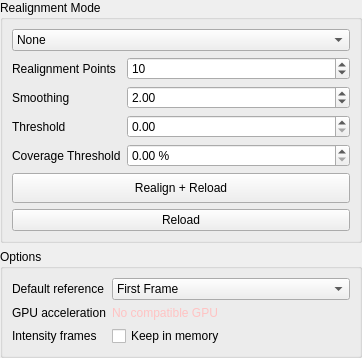
<?xml version="1.0" encoding="UTF-8"?>
<ui version="4.0">
 <class>RealignmentParametersWidget</class>
 <widget class="QWidget" name="RealignmentParametersWidget">
  <property name="geometry">
   <rect>
    <x>0</x>
    <y>0</y>
    <width>362</width>
    <height>350</height>
   </rect>
  </property>
  <property name="windowTitle">
   <string>RealignmentParametersWidget</string>
  </property>
  <layout class="QVBoxLayout" name="verticalLayout">
   <property name="leftMargin">
    <number>0</number>
   </property>
   <property name="topMargin">
    <number>0</number>
   </property>
   <property name="rightMargin">
    <number>0</number>
   </property>
   <property name="bottomMargin">
    <number>0</number>
   </property>
   <item>
    <widget class="QGroupBox" name="groupBox_2">
     <property name="minimumSize">
      <size>
       <width>0</width>
       <height>0</height>
      </size>
     </property>
     <property name="title">
      <string>Realignment Mode</string>
     </property>
     <property name="flat">
      <bool>true</bool>
     </property>
     <layout class="QVBoxLayout" name="verticalLayout_4">
      <property name="sizeConstraint">
       <enum>QLayout::SetDefaultConstraint</enum>
      </property>
      <item>
       <widget class="QComboBox" name="mode_combo">
        <property name="toolTip">
         <string>&lt;html&gt;&lt;head/&gt;&lt;body&gt;&lt;p&gt;Realignment algorithm to use&lt;/p&gt;&lt;/body&gt;&lt;/html&gt;</string>
        </property>
        <property name="currentText">
         <string>None</string>
        </property>
        <item>
         <property name="text">
          <string>None</string>
         </property>
        </item>
        <item>
         <property name="text">
          <string>Translation</string>
         </property>
        </item>
        <item>
         <property name="text">
          <string>Warp</string>
         </property>
        </item>
       </widget>
      </item>
      <item>
       <widget class="QStackedWidget" name="parameter_stackedwidget">
        <property name="sizePolicy">
         <sizepolicy hsizetype="Preferred" vsizetype="Preferred">
          <horstretch>0</horstretch>
          <verstretch>0</verstretch>
         </sizepolicy>
        </property>
        <property name="minimumSize">
         <size>
          <width>0</width>
          <height>0</height>
         </size>
        </property>
        <property name="maximumSize">
         <size>
          <width>16777215</width>
          <height>16777215</height>
         </size>
        </property>
        <property name="currentIndex">
         <number>2</number>
        </property>
        <widget class="QWidget" name="page_5"/>
        <widget class="QWidget" name="page_3">
         <layout class="QFormLayout" name="formLayout_2">
          <property name="leftMargin">
           <number>0</number>
          </property>
          <property name="topMargin">
           <number>0</number>
          </property>
          <property name="rightMargin">
           <number>0</number>
          </property>
          <property name="bottomMargin">
           <number>0</number>
          </property>
          <item row="0" column="1">
           <widget class="QComboBox" name="spatial_binning_combo">
            <property name="toolTip">
             <string>&lt;html&gt;&lt;head/&gt;&lt;body&gt;&lt;p&gt;Multiplier to spatially downsample the data.&lt;/p&gt;&lt;p&gt;Increasing this value can improve the realignment of noisy data.&lt;/p&gt;&lt;/body&gt;&lt;/html&gt;</string>
            </property>
            <property name="currentText">
             <string>1</string>
            </property>
            <item>
             <property name="text">
              <string>1</string>
             </property>
            </item>
            <item>
             <property name="text">
              <string>2</string>
             </property>
            </item>
            <item>
             <property name="text">
              <string>4</string>
             </property>
            </item>
            <item>
             <property name="text">
              <string>8</string>
             </property>
            </item>
           </widget>
          </item>
          <item row="0" column="0">
           <widget class="QLabel" name="label_3">
            <property name="text">
             <string>Spatial Binning</string>
            </property>
           </widget>
          </item>
          <item row="1" column="0">
           <widget class="QLabel" name="label_28">
            <property name="text">
             <string>Frame Binning</string>
            </property>
           </widget>
          </item>
          <item row="1" column="1">
           <widget class="QSpinBox" name="frame_binning_combo">
            <property name="toolTip">
             <string>&lt;html&gt;&lt;head/&gt;&lt;body&gt;&lt;p&gt;Multiplier to temporally bin frames.&lt;/p&gt;&lt;p&gt;Increasing this value can improve the realignment of noisy data when the movement is slow compared to the frame rate.&lt;/p&gt;&lt;/body&gt;&lt;/html&gt;</string>
            </property>
            <property name="minimum">
             <number>1</number>
            </property>
            <property name="maximum">
             <number>1000</number>
            </property>
           </widget>
          </item>
         </layout>
        </widget>
        <widget class="QWidget" name="page_4">
         <layout class="QFormLayout" name="formLayout_3">
          <property name="leftMargin">
           <number>0</number>
          </property>
          <property name="topMargin">
           <number>0</number>
          </property>
          <property name="rightMargin">
           <number>0</number>
          </property>
          <property name="bottomMargin">
           <number>0</number>
          </property>
          <item row="0" column="0">
           <widget class="QLabel" name="label_12">
            <property name="text">
             <string>Realignment Points</string>
            </property>
           </widget>
          </item>
          <item row="0" column="1">
           <widget class="QSpinBox" name="realignment_points_spin">
            <property name="toolTip">
             <string>&lt;html&gt;&lt;head/&gt;&lt;body&gt;&lt;p&gt;Number of displacement points, evenly spaced across the image, to fit to determine the motion during the frame. &lt;/p&gt;&lt;p&gt;Increase this value if the movement is fast relative to the frame.&lt;/p&gt;&lt;p&gt;Too many displacement points can result in an unstable realignment, particuarly if the images are sparse. &lt;/p&gt;&lt;/body&gt;&lt;/html&gt;</string>
            </property>
            <property name="minimum">
             <number>1</number>
            </property>
            <property name="maximum">
             <number>1000000</number>
            </property>
            <property name="value">
             <number>10</number>
            </property>
           </widget>
          </item>
          <item row="1" column="0">
           <widget class="QLabel" name="label_5">
            <property name="text">
             <string>Smoothing</string>
            </property>
           </widget>
          </item>
          <item row="1" column="1">
           <widget class="QDoubleSpinBox" name="smoothing_spin">
            <property name="toolTip">
             <string>&lt;html&gt;&lt;head/&gt;&lt;body&gt;&lt;p&gt;Width of Gaussian kernel to smooth data in x-direction. &lt;/p&gt;&lt;p&gt;Increasing this value can improve the realignment of noisy data, but will slightly reduce the overall precision of alignment. &lt;/p&gt;&lt;/body&gt;&lt;/html&gt;</string>
            </property>
            <property name="maximum">
             <double>10.000000000000000</double>
            </property>
            <property name="singleStep">
             <double>0.250000000000000</double>
            </property>
            <property name="value">
             <double>2.000000000000000</double>
            </property>
           </widget>
          </item>
          <item row="2" column="0">
           <widget class="QLabel" name="label_2">
            <property name="text">
             <string>Threshold</string>
            </property>
           </widget>
          </item>
          <item row="2" column="1">
           <widget class="QDoubleSpinBox" name="threshold_spin">
            <property name="toolTip">
             <string>&lt;html&gt;&lt;head/&gt;&lt;body&gt;&lt;p&gt;Reject frames where the correlation between the realigned frame and the reference frame is lower than this threshold. &lt;/p&gt;&lt;/body&gt;&lt;/html&gt;</string>
            </property>
            <property name="decimals">
             <number>2</number>
            </property>
            <property name="maximum">
             <double>1000000.000000000000000</double>
            </property>
           </widget>
          </item>
          <item row="3" column="0">
           <widget class="QLabel" name="label_6">
            <property name="text">
             <string>Coverage Threshold</string>
            </property>
           </widget>
          </item>
          <item row="3" column="1">
           <widget class="QDoubleSpinBox" name="coverage_threshold_spin">
            <property name="toolTip">
             <string>&lt;html&gt;&lt;head/&gt;&lt;body&gt;&lt;p&gt;Reject frames where the coverage of the realigned frame, i.e. the fraction of the frame remaining in the field of view, is below this threshold&lt;/p&gt;&lt;/body&gt;&lt;/html&gt;</string>
            </property>
            <property name="suffix">
             <string> %</string>
            </property>
            <property name="decimals">
             <number>2</number>
            </property>
            <property name="singleStep">
             <double>5.000000000000000</double>
            </property>
           </widget>
          </item>
         </layout>
        </widget>
       </widget>
      </item>
      <item>
       <widget class="QPushButton" name="realign_button">
        <property name="minimumSize">
         <size>
          <width>0</width>
          <height>30</height>
         </size>
        </property>
        <property name="toolTip">
         <string>&lt;html&gt;&lt;head/&gt;&lt;body&gt;&lt;p&gt;Reload the currently highlighted image using new realignment settings &lt;/p&gt;&lt;/body&gt;&lt;/html&gt;</string>
        </property>
        <property name="text">
         <string>Realign + Reload</string>
        </property>
        <property name="checkable">
         <bool>false</bool>
        </property>
        <property name="flat">
         <bool>false</bool>
        </property>
       </widget>
      </item>
      <item>
       <widget class="QPushButton" name="reload_button">
        <property name="toolTip">
         <string>&lt;html&gt;&lt;head/&gt;&lt;body&gt;&lt;p&gt;Reload the currently highlighted image using new realignment threshold values, but don't perform realignment.&lt;/p&gt;&lt;/body&gt;&lt;/html&gt;</string>
        </property>
        <property name="text">
         <string>Reload</string>
        </property>
       </widget>
      </item>
     </layout>
    </widget>
   </item>
   <item>
    <widget class="QGroupBox" name="groupBox_3">
     <property name="sizePolicy">
      <sizepolicy hsizetype="Preferred" vsizetype="Minimum">
       <horstretch>0</horstretch>
       <verstretch>0</verstretch>
      </sizepolicy>
     </property>
     <property name="minimumSize">
      <size>
       <width>0</width>
       <height>0</height>
      </size>
     </property>
     <property name="title">
      <string>Options</string>
     </property>
     <property name="flat">
      <bool>true</bool>
     </property>
     <layout class="QFormLayout" name="formLayout">
      <item row="0" column="1">
       <widget class="QComboBox" name="default_reference_combo">
        <property name="toolTip">
         <string>&lt;html&gt;&lt;head/&gt;&lt;body&gt;&lt;p&gt;Select which frame to use as the reference frame by default&lt;/p&gt;&lt;/body&gt;&lt;/html&gt;</string>
        </property>
        <item>
         <property name="text">
          <string>First Frame</string>
         </property>
        </item>
        <item>
         <property name="text">
          <string>Middle Frame</string>
         </property>
        </item>
        <item>
         <property name="text">
          <string>Last Frame</string>
         </property>
        </item>
       </widget>
      </item>
      <item row="0" column="0">
       <widget class="QLabel" name="label_7">
        <property name="text">
         <string>Default reference</string>
        </property>
       </widget>
      </item>
      <item row="2" column="0">
       <widget class="QLabel" name="label_8">
        <property name="text">
         <string>GPU acceleration</string>
        </property>
       </widget>
      </item>
      <item row="2" column="1">
       <widget class="QStackedWidget" name="gpu_stacked_widget">
        <property name="minimumSize">
         <size>
          <width>0</width>
          <height>0</height>
         </size>
        </property>
        <property name="currentIndex">
         <number>0</number>
        </property>
        <widget class="QWidget" name="page">
         <layout class="QVBoxLayout" name="verticalLayout_6">
          <property name="spacing">
           <number>0</number>
          </property>
          <property name="leftMargin">
           <number>0</number>
          </property>
          <property name="topMargin">
           <number>0</number>
          </property>
          <property name="rightMargin">
           <number>0</number>
          </property>
          <property name="bottomMargin">
           <number>0</number>
          </property>
          <item>
           <widget class="QLabel" name="gpu_info_label">
            <property name="palette">
             <palette>
              <active>
               <colorrole role="WindowText">
                <brush brushstyle="SolidPattern">
                 <color alpha="255">
                  <red>255</red>
                  <green>195</green>
                  <blue>195</blue>
                 </color>
                </brush>
               </colorrole>
               <colorrole role="Text">
                <brush brushstyle="SolidPattern">
                 <color alpha="255">
                  <red>0</red>
                  <green>0</green>
                  <blue>0</blue>
                 </color>
                </brush>
               </colorrole>
               <colorrole role="PlaceholderText">
                <brush brushstyle="NoBrush">
                 <color alpha="128">
                  <red>0</red>
                  <green>0</green>
                  <blue>0</blue>
                 </color>
                </brush>
               </colorrole>
              </active>
              <inactive>
               <colorrole role="WindowText">
                <brush brushstyle="SolidPattern">
                 <color alpha="255">
                  <red>255</red>
                  <green>195</green>
                  <blue>195</blue>
                 </color>
                </brush>
               </colorrole>
               <colorrole role="Text">
                <brush brushstyle="SolidPattern">
                 <color alpha="255">
                  <red>0</red>
                  <green>0</green>
                  <blue>0</blue>
                 </color>
                </brush>
               </colorrole>
               <colorrole role="PlaceholderText">
                <brush brushstyle="NoBrush">
                 <color alpha="128">
                  <red>0</red>
                  <green>0</green>
                  <blue>0</blue>
                 </color>
                </brush>
               </colorrole>
              </inactive>
              <disabled>
               <colorrole role="WindowText">
                <brush brushstyle="SolidPattern">
                 <color alpha="255">
                  <red>120</red>
                  <green>120</green>
                  <blue>120</blue>
                 </color>
                </brush>
               </colorrole>
               <colorrole role="Text">
                <brush brushstyle="SolidPattern">
                 <color alpha="255">
                  <red>120</red>
                  <green>120</green>
                  <blue>120</blue>
                 </color>
                </brush>
               </colorrole>
               <colorrole role="PlaceholderText">
                <brush brushstyle="NoBrush">
                 <color alpha="128">
                  <red>0</red>
                  <green>0</green>
                  <blue>0</blue>
                 </color>
                </brush>
               </colorrole>
              </disabled>
             </palette>
            </property>
            <property name="text">
             <string>No compatible GPU</string>
            </property>
            <property name="textFormat">
             <enum>Qt::PlainText</enum>
            </property>
           </widget>
          </item>
         </layout>
        </widget>
        <widget class="QWidget" name="page_2">
         <widget class="QCheckBox" name="use_gpu_check">
          <property name="enabled">
           <bool>false</bool>
          </property>
          <property name="geometry">
           <rect>
            <x>0</x>
            <y>0</y>
            <width>139</width>
            <height>17</height>
           </rect>
          </property>
          <property name="toolTip">
           <string>&lt;html&gt;&lt;head/&gt;&lt;body&gt;&lt;p&gt;Use GPU acceleration if available &lt;/p&gt;&lt;/body&gt;&lt;/html&gt;</string>
          </property>
          <property name="text">
           <string>Use GPU</string>
          </property>
          <property name="checkable">
           <bool>true</bool>
          </property>
          <property name="checked">
           <bool>false</bool>
          </property>
         </widget>
        </widget>
       </widget>
      </item>
      <item row="3" column="0">
       <widget class="QLabel" name="label_10">
        <property name="text">
         <string>Intensity frames</string>
        </property>
       </widget>
      </item>
      <item row="3" column="1">
       <widget class="QCheckBox" name="store_frames_check">
        <property name="toolTip">
         <string>&lt;html&gt;&lt;head/&gt;&lt;body&gt;&lt;p&gt;Keep intensity frames in memory once loaded.&lt;/p&gt;&lt;p&gt;Allows for faster realignment but requires more memory&lt;/p&gt;&lt;/body&gt;&lt;/html&gt;</string>
        </property>
        <property name="text">
         <string>Keep in memory</string>
        </property>
       </widget>
      </item>
     </layout>
    </widget>
   </item>
  </layout>
 </widget>
 <resources/>
 <connections/>
</ui>
